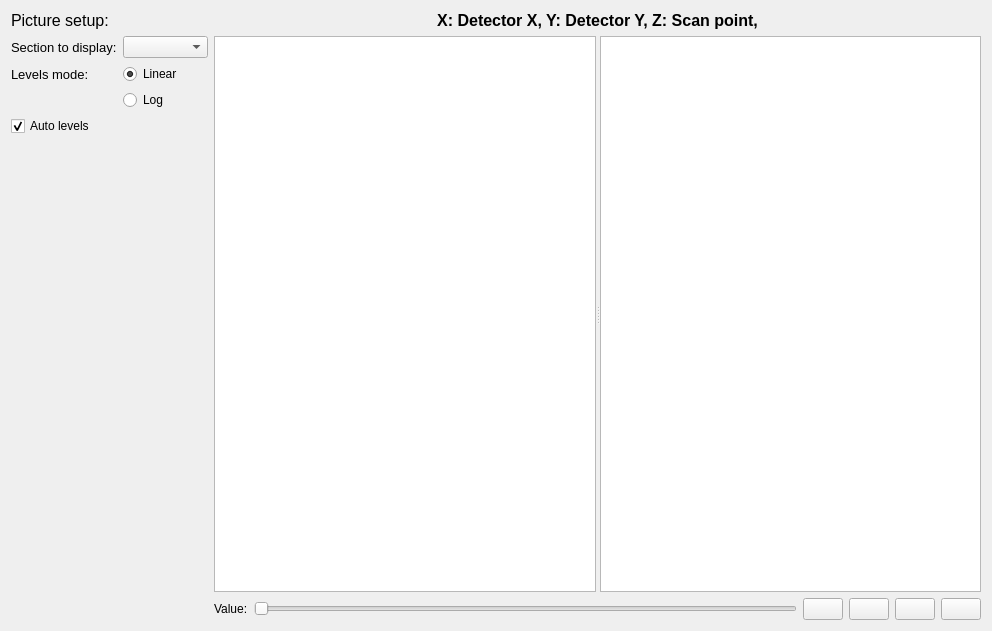
<?xml version="1.0" encoding="UTF-8"?>
<ui version="4.0">
 <class>FilesInspector</class>
 <widget class="QWidget" name="FilesInspector">
  <property name="geometry">
   <rect>
    <x>0</x>
    <y>0</y>
    <width>992</width>
    <height>631</height>
   </rect>
  </property>
  <property name="windowTitle">
   <string>Form</string>
  </property>
  <layout class="QVBoxLayout" name="gv_layout">
   <item>
    <layout class="QHBoxLayout" name="horizontalLayout">
     <item>
      <layout class="QGridLayout" name="g_layout">
       <item row="2" column="1">
        <widget class="QRadioButton" name="rb_lin_level">
         <property name="text">
          <string>Linear</string>
         </property>
         <property name="checked">
          <bool>true</bool>
         </property>
         <attribute name="buttonGroup">
          <string notr="true">bg_level</string>
         </attribute>
        </widget>
       </item>
       <item row="3" column="1">
        <widget class="QRadioButton" name="rb_log_level">
         <property name="text">
          <string>Log</string>
         </property>
         <attribute name="buttonGroup">
          <string notr="true">bg_level</string>
         </attribute>
        </widget>
       </item>
       <item row="1" column="0">
        <widget class="QLabel" name="label_3">
         <property name="minimumSize">
          <size>
           <width>100</width>
           <height>0</height>
          </size>
         </property>
         <property name="font">
          <font>
           <pointsize>10</pointsize>
          </font>
         </property>
         <property name="text">
          <string>Section to display:</string>
         </property>
        </widget>
       </item>
       <item row="5" column="1">
        <spacer name="verticalSpacer">
         <property name="orientation">
          <enum>Qt::Vertical</enum>
         </property>
         <property name="sizeHint" stdset="0">
          <size>
           <width>20</width>
           <height>40</height>
          </size>
         </property>
        </spacer>
       </item>
       <item row="1" column="1">
        <widget class="QComboBox" name="cb_section">
         <property name="minimumSize">
          <size>
           <width>85</width>
           <height>0</height>
          </size>
         </property>
        </widget>
       </item>
       <item row="4" column="0">
        <widget class="QCheckBox" name="chk_auto_levels">
         <property name="text">
          <string>Auto levels</string>
         </property>
         <property name="checked">
          <bool>true</bool>
         </property>
        </widget>
       </item>
       <item row="2" column="0">
        <widget class="QLabel" name="label">
         <property name="font">
          <font>
           <pointsize>10</pointsize>
          </font>
         </property>
         <property name="text">
          <string>Levels mode:</string>
         </property>
        </widget>
       </item>
       <item row="0" column="0" colspan="2">
        <widget class="QLabel" name="label_2">
         <property name="font">
          <font>
           <pointsize>12</pointsize>
          </font>
         </property>
         <property name="text">
          <string>Picture setup:</string>
         </property>
        </widget>
       </item>
      </layout>
     </item>
     <item>
      <layout class="QVBoxLayout" name="verticalLayout" stretch="0,1,0">
       <item>
        <widget class="QLabel" name="lb_axes_captions">
         <property name="font">
          <font>
           <pointsize>12</pointsize>
           <weight>75</weight>
           <bold>true</bold>
          </font>
         </property>
         <property name="text">
          <string>X: Detector X, Y: Detector Y, Z: Scan point,</string>
         </property>
         <property name="alignment">
          <set>Qt::AlignCenter</set>
         </property>
        </widget>
       </item>
       <item>
        <widget class="QSplitter" name="splitter">
         <property name="orientation">
          <enum>Qt::Horizontal</enum>
         </property>
         <widget class="QWidget" name="verticalLayoutWidget">
          <layout class="QVBoxLayout" name="view_main">
           <item>
            <widget class="GraphicsView" name="gv_main">
             <property name="autoFillBackground">
              <bool>false</bool>
             </property>
             <property name="styleSheet">
              <string notr="true"/>
             </property>
            </widget>
           </item>
          </layout>
         </widget>
         <widget class="QWidget" name="verticalLayoutWidget_2">
          <layout class="QVBoxLayout" name="view_second">
           <item>
            <widget class="GraphicsView" name="gv_second">
             <property name="autoFillBackground">
              <bool>false</bool>
             </property>
             <property name="styleSheet">
              <string notr="true"/>
             </property>
            </widget>
           </item>
          </layout>
         </widget>
        </widget>
       </item>
       <item>
        <layout class="QHBoxLayout" name="horizontalLayout_4" stretch="0,1,0,0,0,0">
         <item>
          <widget class="QLabel" name="lb_value">
           <property name="text">
            <string>Value:</string>
           </property>
          </widget>
         </item>
         <item>
          <widget class="QSlider" name="sl_frame">
           <property name="maximum">
            <number>5</number>
           </property>
           <property name="orientation">
            <enum>Qt::Horizontal</enum>
           </property>
          </widget>
         </item>
         <item>
          <widget class="QPushButton" name="but_first">
           <property name="text">
            <string/>
           </property>
           <property name="icon">
            <iconset resource="icons.qrc">
             <normaloff>:/icon/first.png</normaloff>:/icon/first.png</iconset>
           </property>
          </widget>
         </item>
         <item>
          <widget class="QPushButton" name="but_previous">
           <property name="text">
            <string/>
           </property>
           <property name="icon">
            <iconset resource="icons.qrc">
             <normaloff>:/icon/previous.png</normaloff>:/icon/previous.png</iconset>
           </property>
          </widget>
         </item>
         <item>
          <widget class="QPushButton" name="but_next">
           <property name="text">
            <string/>
           </property>
           <property name="icon">
            <iconset resource="icons.qrc">
             <normaloff>:/icon/next.png</normaloff>:/icon/next.png</iconset>
           </property>
          </widget>
         </item>
         <item>
          <widget class="QPushButton" name="but_last">
           <property name="text">
            <string/>
           </property>
           <property name="icon">
            <iconset resource="icons.qrc">
             <normaloff>:/icon/last.png</normaloff>:/icon/last.png</iconset>
           </property>
          </widget>
         </item>
        </layout>
       </item>
      </layout>
     </item>
    </layout>
   </item>
  </layout>
 </widget>
 <customwidgets>
  <customwidget>
   <class>GraphicsView</class>
   <extends>QGraphicsView</extends>
   <header>pyqtgraph</header>
  </customwidget>
 </customwidgets>
 <resources>
  <include location="icons.qrc"/>
 </resources>
 <connections/>
 <buttongroups>
  <buttongroup name="bg_level"/>
 </buttongroups>
</ui>
